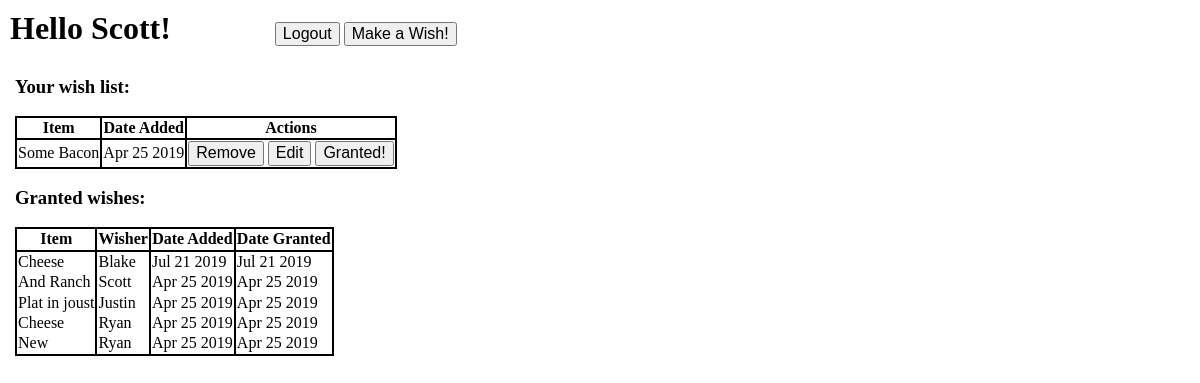
Page /wishes (signed in) on the committed database.
### models.py (models this page shows, shortened)
class User(db.Model):
    id = db.Column(db.Integer, primary_key=True)
    first_name = db.Column(db.String(45))
    last_name = db.Column(db.String(45))
    email = db.Column(db.String(45))
    password = db.Column(db.String(45))
    created_at = db.Column(db.DateTime, server_default=func.now())
    updated_at = db.Column(db.DateTime, server_default=func.now())

class Wish(db.Model):
    id = db.Column(db.Integer, primary_key=True)
    wish = db.Column(db.String(45))
    description = db.Column(db.Text)
    user_id = db.Column(db.Integer, db.ForeignKey('user.id'), nullable=False)
    created_at = db.Column(db.DateTime, server_default=func.now())
    updated_at = db.Column(db.DateTime, server_default=func.now())

class GrantedWish(db.Model):
    id = db.Column(db.Integer, primary_key=True)
    wish = db.Column(db.String(45))
    description = db.Column(db.Text)
    user_id = db.Column(db.Integer, db.ForeignKey('user.id'), nullable=False)
    created_at = db.Column(db.DateTime, server_default=func.now())
    updated_at = db.Column(db.DateTime, server_default=func.now())
    granted_at = db.Column(db.DateTime, server_default=func.now())

### controller_functions.py (the view)
def wishes():
    if 'first_name' in session:
        wishes = Wish.query.filter_by(user_id=session['user_id']).order_by(desc(Wish.created_at)).all()
        granted_wishes = GrantedWish.query.order_by(desc(GrantedWish.granted_at)).all()
        users = User.query.all()
        return render_template("wishes.html", wishes=wishes, granted_wishes=granted_wishes, users=users)
    else:
        return redirect("/")

### templates/wishes.html (shortened to what this page needs)
<!DOCTYPE html>
<html lang="en">
<head>
    <link rel="stylesheet" type="text/css"
    href="https://cdnjs.cloudflare.com/ajax/libs/normalize/7.0.0/normalize.min.css">
    <link rel="stylesheet" type="text/css"
    href="https://cdnjs.cloudflare.com/ajax/libs/skeleton/2.0.4/skeleton.min.css">
</head>
<body>
    <h1>Hello {{ session['first_name'] }}!</h1>
    <form action="/logout">
        <input type="submit" value="Logout">
    </form>
    <form action="/make_wish">
        <input type="submit" value="Make a Wish!">
    </form>
    <div id="container">
        <h3>Your wish list: </h3>
        <table>
            <tr>
                <th>Item</th>
                <th>Date Added</th>
                <th>Actions</th>
            </tr>
            {% for wish in wishes %}
            <tr>
                <td>{{ wish.wish }}</td>
                <td>{{ wish.created_at.strftime('%b %e %Y') }}</td>
                <td>
                    <form action="/delete_wish/{{ wish.id }}">
                        <input type="submit" value="Remove">
                    </form>
                    <form action="/edit_wish/{{ wish.id }}">
                        <input type="submit" value="Edit">
                    </form>
                    <form action="/grant_wish/{{ wish.id }}">
                        <input type="submit" value="Granted!">
                    </form>
                </td>
            </tr>
            {% endfor %}
            </table>
        <h3>Granted wishes: </h3>
        <table>
            <tr>
                <th>Item</th>
                <th>Wisher</th>
                <th>Date Added</th>
                <th>Date Granted</th>
            </tr>
            {% for granted_wish in granted_wishes %}
                {% for user in users %}
                    {% if granted_wish.user_id == user.id %}
                    <tr>
                        <td>{{ granted_wish.wish }}</td>
                        <td>{{ user.first_name }}</td>
                        <td>{{ granted_wish.created_at.strftime('%b %e %Y') }}</td>
                        <td>{{ granted_wish.granted_at.strftime('%b %e %Y') }}</td>
                    </tr>
                    {% endif %}
                {% endfor %}
            {% endfor %}
        </table>
    </div>
</body>
</html>

### templates/wishes.html (style rules this page uses)
#container { padding: 0px 15px; }
h1 { display: inline-block; margin: 10px 100px 10px 10px; }
form { display: inline-block; }
table { border-collapse: collapse; padding: 10px; border-style: solid; border-width: 2px; }
table, th { border: 2px solid; }
table td + td { border-left: 2px solid; }

### rows in the picture
User: first_name "Scott"
Wish: wish "Some Bacon", created_at "Apr 25 2019"
GrantedWish: wish "Cheese", created_at "Jul 21 2019", granted_at "Jul 21 2019"
User: first_name "Blake"
GrantedWish: wish "And Ranch", created_at "Apr 25 2019", granted_at "Apr 25 2019"
GrantedWish: wish "Plat in joust", created_at "Apr 25 2019", granted_at "Apr 25 2019"
User: first_name "Justin"
GrantedWish: wish "Cheese", created_at "Apr 25 2019", granted_at "Apr 25 2019"
User: first_name "Ryan"
GrantedWish: wish "New", created_at "Apr 25 2019", granted_at "Apr 25 2019"
